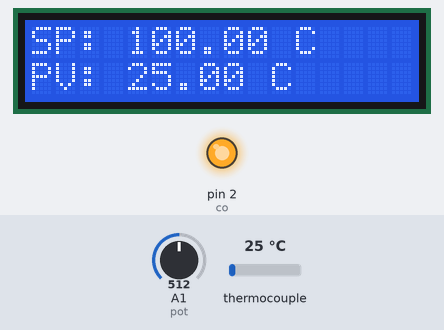
A sketch run on a simulated Arduino Uno, built with avr-gcc and run on an emulated ATmega328P. Shown: 16×2 character LCD, output pins drawn as LEDs (lit = HIGH). The inputs (shaded band) are chosen by the test bench; at power-on: thermocouple 25 °C, A1 (pot) = 512. What the sketch prints to the serial monitor is not drawn.

Above: at 1.2 s.
1.3 s: thermocouple set to 101 °C
At 10.7 s:
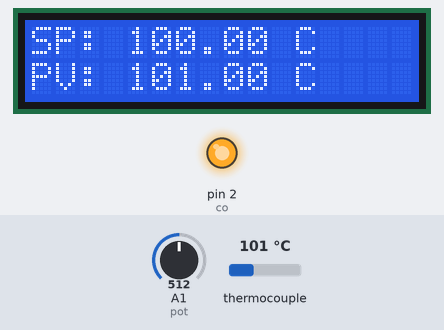
11.6 s: thermocouple set to 109 °C
At 21.1 s:
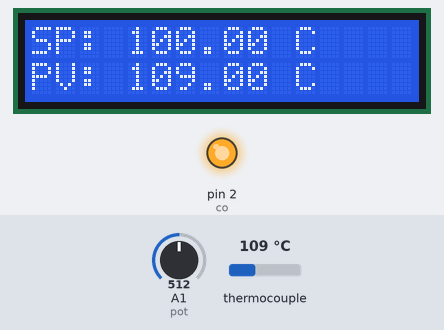
21.7 s: A1 (pot) set to 497
At 31.5 s:
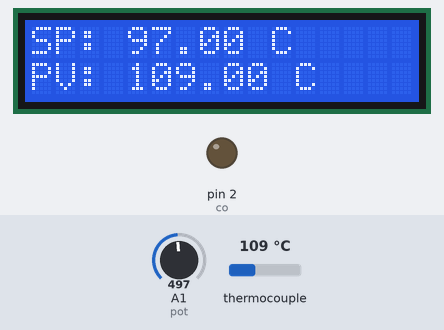
31.8 s: A1 (pot) set to 511
At 40.9 s:
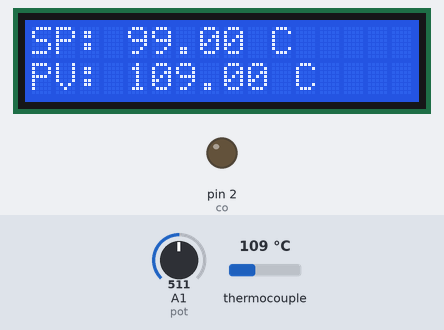
41.8 s: thermocouple set to 98 °C
At 51.5 s:
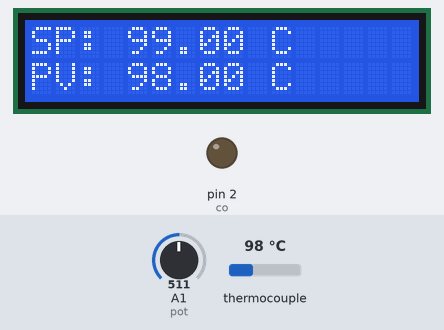
51.9 s: thermocouple set to 89 °C
At 61.1 s:
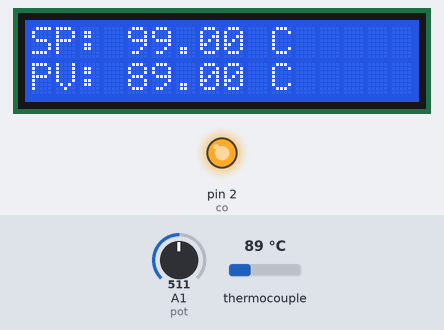
Timing chart, 0 to 62.6 s (numbered marks = the images above; inputs shaded):
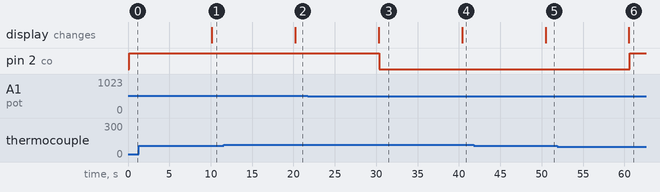

Measured:
- the behaviour switches between 512 and 511 on A1 (pot) (found by bisection; images 2 and 3)
- the behaviour switches between 95 and 94 °C on thermocouple (found by bisection; images 5 and 6)
- after the input at 1.3 s, the display: changes after 8.8 s (image 1)
- after the input at 11.6 s, the display: changes after 8.6 s (image 2)
- after the input at 21.7 s, pin 2 (co): HIGH → LOW after 8.7 s; the display: changes after 8.6 s (image 3)
- after the input at 31.8 s, the display: changes after 8.6 s (image 4)
- after the input at 41.8 s, the display: changes after 8.7 s (image 5)
- after the input at 51.9 s, pin 2 (co): LOW → HIGH after 8.7 s; the display: changes after 8.6 s (image 6)

The sketch:

src.ino
```cpp
#include <LiquidCrystal.h>
#include <max6675.h>

// LCD pins
const int d7 = 13;
const int d6 = 12;
const int d5 = 11;
const int d4 = 10;
const int en = 9;
const int rs = 8;

// Thermocouple pins
const int ck = 6;
const int cs = 5;
const int dg = 4;

// Control output pin
const int co = 2;

// Potentiometer pin (analog)
const int pot = 1;

// PID constants
const double kp = 0.5f;
const double ki = 0.01f;
const double kd = 0.5f;

// Cycle Time (SECONDS)
const int period = 10;

// Singleton objects
LiquidCrystal lcd(rs, en, d4, d5, d6, d7);
MAX6675 thermocouple(ck, cs, dg);

// Setpoint and Process Variable
double sp;
double pv;

// PID elements (pe is just the error)
double ie = 0.0f;
double de;

// Errors
const int ecount = 5; // amount of previous errors stored
double errors[ecount]; // with 0 as the most recent one, ecount-1 as the oldest

void setup()
{
  lcd.begin(16, 2);
  pinMode(co, OUTPUT);
  Serial.begin(9600);

  for(int i = 0; i < ecount; errors[i++] = 0.0f);
}

void loop()
{
  //static int cnt = 0;
  pv = thermocouple.readCelsius();
  sp = map(analogRead(pot), 0, 1023, 0, 200);

  disp(sp, pv);

  // Cycle the error values
  for(int i = ecount - 1; i > 0; --i)
  {
    errors[i] = errors[i-1];
  }
  errors[0] = sp - pv;

  ie = 0.0f;
  for(int i = 0; i < ecount; ++i)
  {
    ie += errors[i];
  }
  ie *= period;
  de = (errors[0] - errors[1])/period;

  double output = kp * errors[0]
                + ki * ie
                + kd * de;

  Serial.print("pv=");
  Serial.println(pv);

  Serial.print("ie=");
  Serial.println(ie);

  Serial.print("de=");
  Serial.println(de);

  Serial.print("output=");
  Serial.println(output);

  Serial.println("");

  for(int i = 0; i < ecount; ++i)
  {
    Serial.print("errors[");
    Serial.print(i);
    Serial.print("]=");
    Serial.println(errors[i]);
  }
  Serial.println("");

  heat(output);
}

/*
Takes po on [0, 1.0]
*/
void heat(double output)
{
  if(output > 1.0f)
  {
    digitalWrite(co, HIGH);
    delay(1000 * period);
  }
  else if(output < 0.0f)
  {
    digitalWrite(co, LOW);
    delay(1000 * period);
  }
  else
  {
    int dur = (int) (output * (double) (1000 * period));
    digitalWrite(co, HIGH);
    delay(dur);
    digitalWrite(co, LOW);
    delay((1000 * period) - dur);
  }
}


void disp(double sp, double pv)
{
  lcd.clear();

  lcd.setCursor(0, 0);
  lcd.print("SP: ");
  lcd.print(sp);
  lcd.print(" C");

  lcd.setCursor(0, 1);
  lcd.print("PV: ");
  lcd.print(pv);
  lcd.print(" C");
}
```
